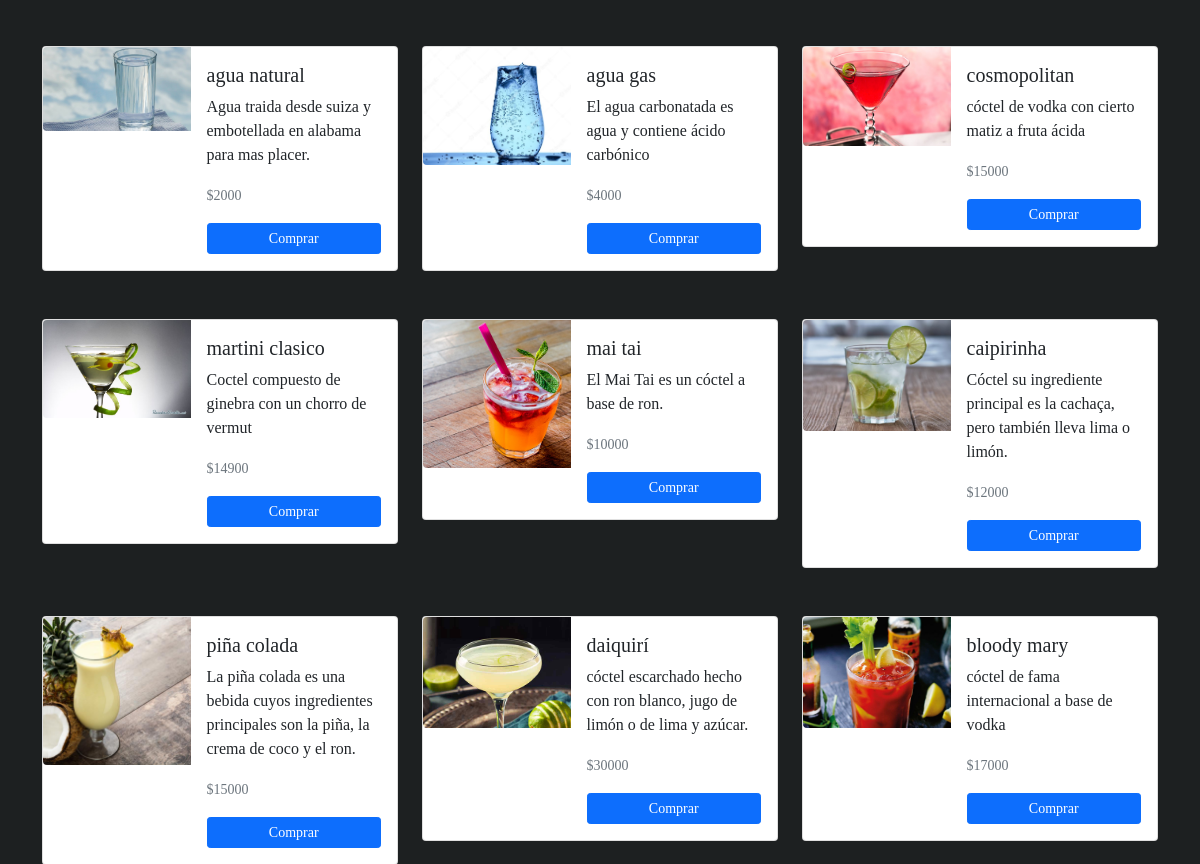
/store (middle part), run on an earlier commit of the app's database.
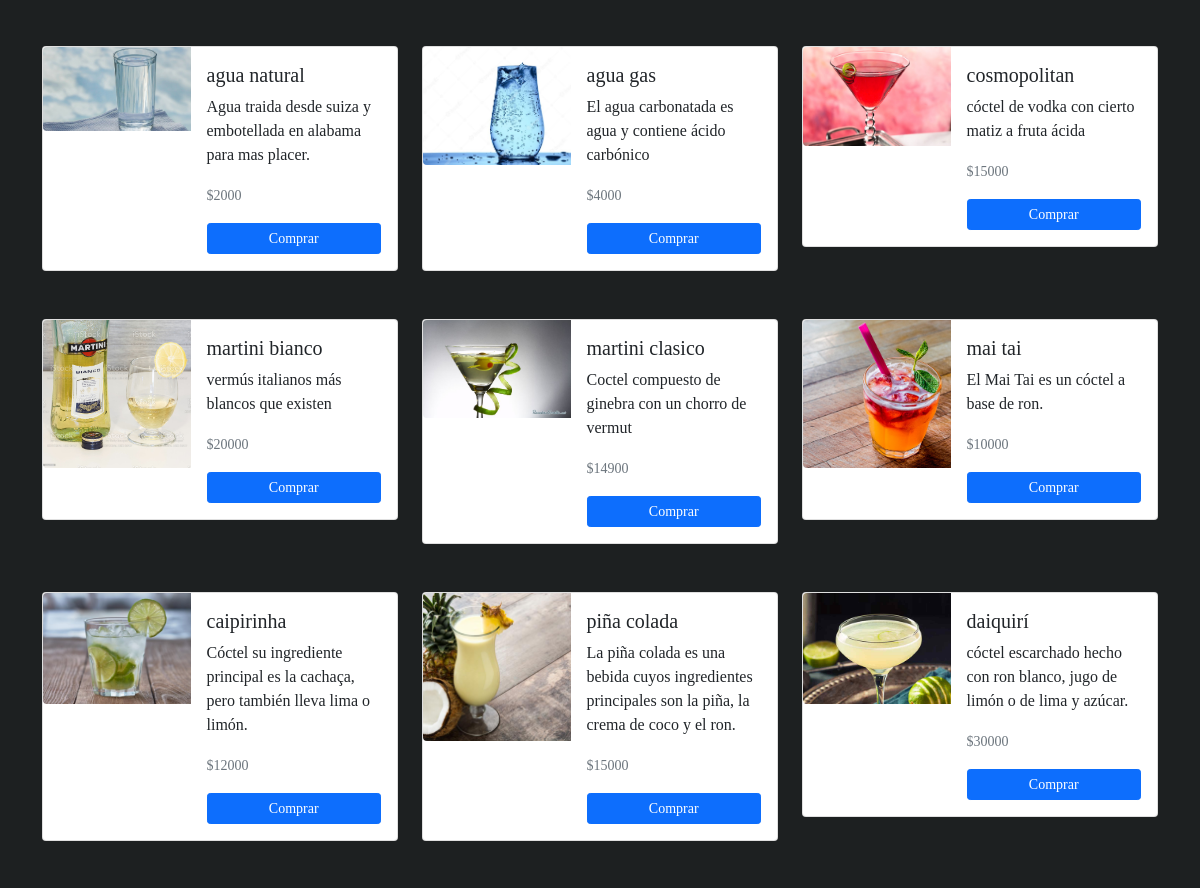
And on a later commit of the database.
### tables this page shows
CREATE TABLE productos (id_producto INTEGER PRIMARY KEY AUTOINCREMENT, nombre_producto VARCHAR (50) NOT NULL, codigo_producto VARCHAR (50) UNIQUE NOT NULL, info_producto VARCHAR (255) NOT NULL, precio_producto INT NOT NULL, estado_producto VARCHAR (20) NOT NULL DEFAULT active);

### app/routes.py (the view)
@app.route("/store")
def store():
    data = user_controller.obtenerProductos()
    return render_template('public/store.html', datos = data)

### app/controller/user_controller.py (called while the page is built)
def obtenerProductos():
    db = database.get_db()
    cursor = db.cursor()
    sql = "SELECT id_producto, nombre_producto, codigo_producto, info_producto, precio_producto, estado_producto from productos"
    cursor.execute(sql)
    return cursor.fetchall()

### app/database.py (called while the page is built)
def get_db():
    db = getattr(g, '_database', None)
    if db is None:
        db = g._database = sqlite3.connect(DATABASE)
    return db

@app.teardown_appcontext
def close_connection(exception):
    db = getattr(g, '_database', None)
    if db is not None:
        db.close()

### app/templates/public/store.html (shortened to what this page needs)
{% extends "public/templates/public_template.html" %}  {% block body %}
<div class="container rounded">
  <br />
  <br />
  <div class="row">
  {% for product in datos %} {% if product[5] == 'active' %}
    <div class="col-12 col-sm-6 col-lg-4 ">
      <div class="card mb-5" style="max-width: 540px">
        <form action="" method="GET">
          <div class="row g-0">
            <div class="col-md-5">
              <img
                src="{{url_for('static', filename='img/productos/')}}{{product[2]}}.jpg"
                class="img-fluid rounded-start img-tumbnail"
                alt=""
              />
            </div>
            <div class="col-md-7">
              <div class="card-body d-flex flex-column">
                <h5 class="card-title">{{product[1]}}</h5>
                <p class="card-text text-centered">{{product[3]}}</p>
                <p class="card-text mt-auto">
                  <small class="text-muted mb-3">${{product[4]}}</small>
                </p>
                <button
                  type="submit"
                  class="mt-auto btn btn-primary btn-sm"
                  name="buy"
                  value="{{ product[2] }}"
                >
                  Comprar
                </button>
              </div>
            </div>
          </div>
        </form>
      </div>
    </div>
  {% endif %} {% endfor %}
</div>
  <br />
</div>
{% endblock %}

### app/templates/public/templates/public_template.html (shortened to what this page needs)
<!DOCTYPE html>
<html>
  <head>
    <link
      rel="stylesheet"
      href="https://maxcdn.bootstrapcdn.com/bootstrap/4.0.0/css/bootstrap.min.css"
    />
    <link
      rel="stylesheet"
      href="{{ url_for('static', filename='css/styles.css') }}"
    />
    <link
      rel="stylesheet"
      href="{{ url_for('static', filename='css/style.css') }}"
    />
    <link
      rel="stylesheet"
      href="{{ url_for('static', filename='css/login.css')}}"
      />
      <link href="https://unpkg.com/ionicons@4.5.10-0/dist/css/ionicons.min.css" rel="stylesheet">
      <link rel="stylesheet" type="text/css" href="https://cdn.datatables.net/1.11.3/css/jquery.dataTables.css">
      <link rel="stylesheet" href="https://cdn.jsdelivr.net/npm/bootstrap-icons@1.6.1/font/bootstrap-icons.css">
  </head>
  <body>
      {% block body %}
      {% endblock %}
  </body>
</html>

### app/static/css/style.css (style rules this page uses)
body { background-color: #1D2021; font-family: Blue_North; position: relative; }
html { background-attachment: fixed, scroll; background-repeat: no-repeat, repeat-y; }
.container { background-color: transparent; }

### app/static/css/login.css (style rules this page uses)
*,:after,:before { box-sizing:border-box }

What changed in the data, as far as the page shows it:
no longer on this page (row unchanged): productos: codigo_producto (picture), nombre_producto "bloody mary", info_producto "cóctel de fama internacional a base de vodka", precio_producto "17000"
now on this page (row edited): productos: codigo_producto (picture), nombre_producto "martini bianco", info_producto "vermús italianos más blancos que existen", precio_producto "20000"
